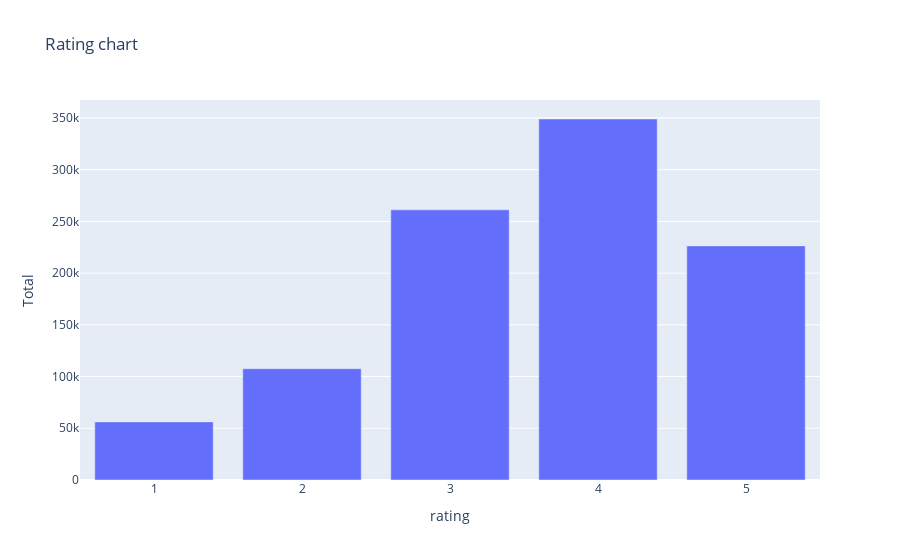

Notebook code cell kept with this figure:
### Code cell
fig=px.bar(df_rating, x="rating", y="Total",title="Rating chart")
fig.show()

### Figure 1 — Plotly figure (JSON) as saved in the notebook; plotly's stock layout.template omitted (floating-point values rounded to 4 significant figures)
{"data": [{"alignmentgroup": "True", "hovertemplate": "rating=%{x}<br>Total=%{y}<extra></extra>", "legendgroup": "", "marker": {"color": "#636efa", "pattern": {"shape": ""}}, "name": "", "offsetgroup": "", "orientation": "v", "showlegend": false, "textposition": "auto", "type": "bar", "x": [4, 3, 5, 2, 1], "xaxis": "x", "y": [348971, 261197, 226310, 107557, 56174], "yaxis": "y"}], "layout": {"barmode": "relative", "legend": {"tracegroupgap": 0}, "title": {"text": "Rating chart"}, "xaxis": {"anchor": "y", "domain": [0, 1], "title": {"text": "rating"}}, "yaxis": {"anchor": "x", "domain": [0, 1], "title": {"text": "Total"}}}}
